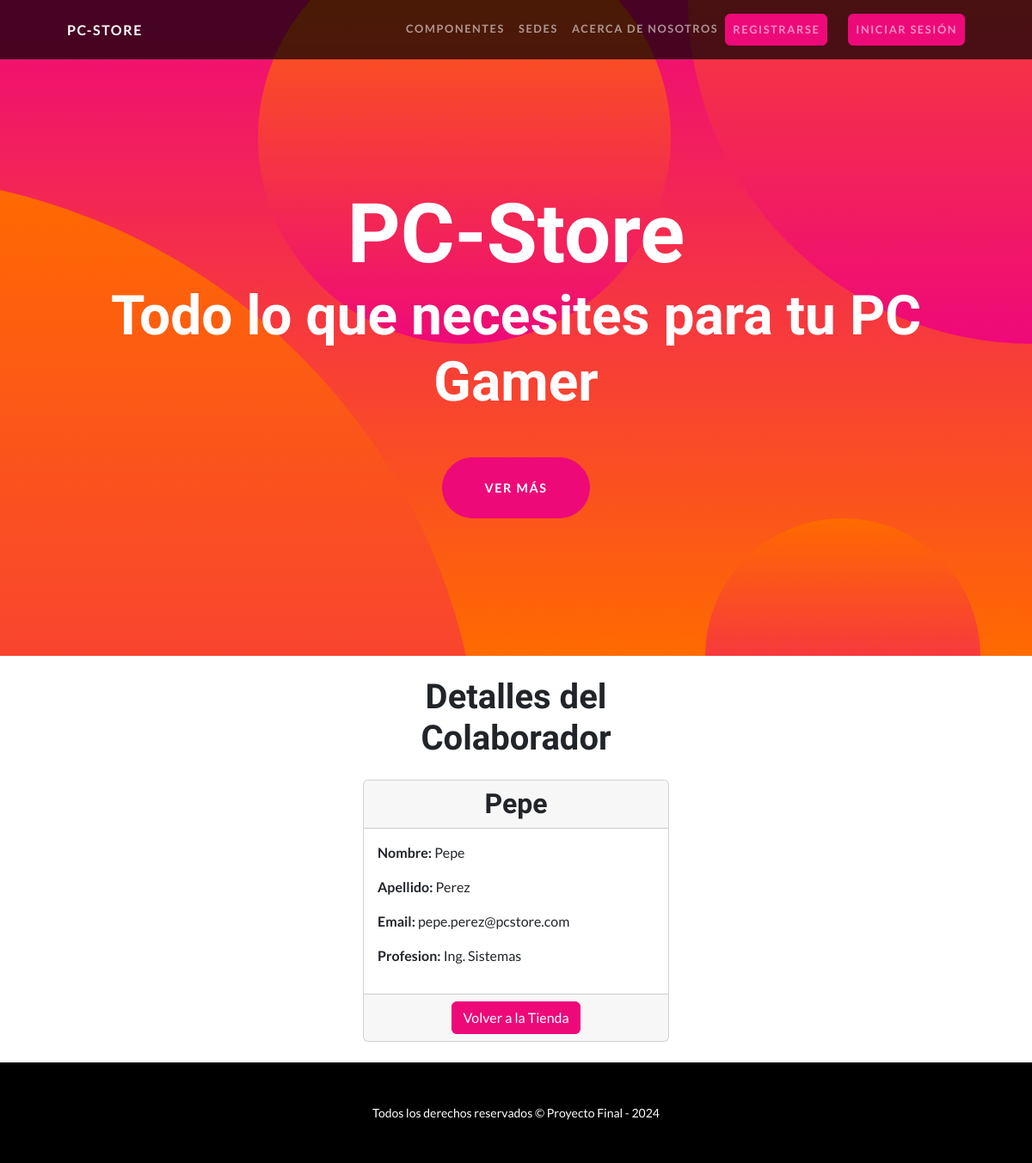
/colaborador-detalle/1, run on the app's committed database.
### myapp/models.py (models this page shows, shortened)
class Colaborador(models.Model):
    nombre = models.CharField(max_length=30)
    apellido = models.CharField(max_length=30)
    email = models.EmailField()
    profesion = models.CharField(max_length=30)

### myapp/views.py (the view)
# urls.py: path('colaborador-detalle/<int:pk>', vw.ColaboradorDetailView.as_view(), name="colaborador-detalle"),
class ColaboradorDetailView(DetailView):
    model = Colaborador
    template_name = "myapp/colaborador-detalle.html"

### myapp/templates/myapp/colaborador-detalle.html (shortened to what this page needs)
{% extends 'myapp/base.html' %}
{% block content %}
<div class="container my-4">
    <div class="row justify-content-center">
        <div class="col-md-6 col-lg-4">
            <h1 class="text-center mb-4">Detalles del Colaborador</h1>
            <div class="card">
                <div class="card-header text-center">
                    <h2 class="card-title mb-0">{{ colaborador.nombre }}</h2>
                </div>
                <div class="card-body">
                    <p><strong>Nombre:</strong> {{ colaborador.nombre }}</p>
                    <p><strong>Apellido:</strong> {{ colaborador.apellido }}</p>
                    <p><strong>Email:</strong> {{ colaborador.email }}</p>
                    <p><strong>Profesion:</strong> {{ colaborador.profesion }}</p>
                </div>
                <div class="card-footer text-center">
                    <a href="{% url 'colaboradores' %}" class="btn btn-primary">Volver a la Tienda</a>
                </div>
            </div>
        </div>
    </div>
</div>
{% endblock %}

### data on the page
Colaborador: nombre "Pepe", apellido "Perez", email "pepe.perez@pcstore.com", profesion "Ing. Sistemas"
